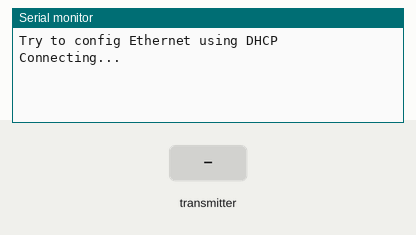
A sketch run on a simulated Arduino Mega 2560, built with avr-gcc and run on an emulated ATmega2560. On the bench: the last lines printed to the serial monitor. The test bench sets the inputs (shaded band). WiFi joins after 1.5 s; servers stay silent unless stated; no radio packets arrive unless stated.

Above: at 2.8 s.
2.9 s: the transmitter starts sending got_isla.0 = 0
At 3.07 s:
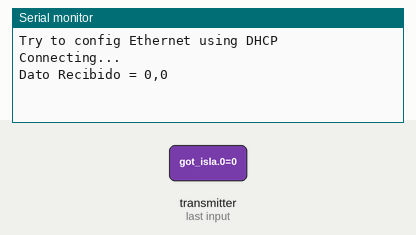
4.6 s: the transmitter starts sending got_isla.1 = 1023
At 4.85 s:
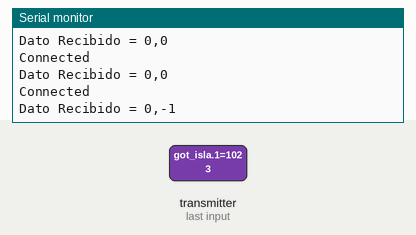
7.6 s: the transmitter starts sending got_isla.0 = 1023
At 7.97 s:
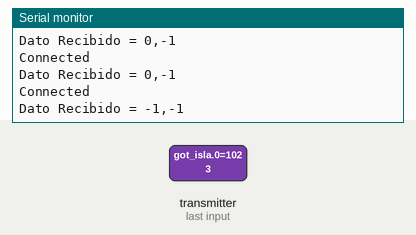
9.1 s: the transmitter starts sending got_isla.1 = 0
At 9.31 s:
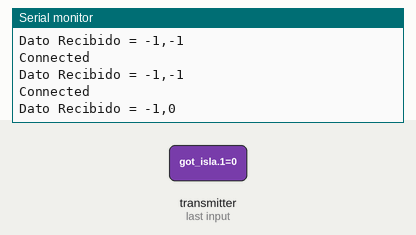

The sketch:

nodo-central.ino
```cpp
/*
http://www.prometec.net/nrf2401/
https://www.arduino.cc/en/Tutorial/WebClientRepeating
 */
/**
 * Dependencias módulo de Ethernet
 */
#include <Ethernet.h>
#include <SPI.h>
/*Fin*/

/**
 * Dependencias módulo RF
 */
#include "RF24.h"
#include "nRF24L01.h"
#include <SPI.h>
/*Fin*/

/**
 * Variables módulo de Ethernet
 */
// Enter a MAC address for your controller below.
// Newer Ethernet shields have a MAC address printed on a sticker on the shield
byte mac[] = {0xDE, 0xBD, 0xBE, 0xEF, 0xFE, 0xED};
// if you don't want to use DNS (and reduce your sketch size)
// use the numeric IP instead of the name for the server:
// IPAddress server(10, 145, 20, 62); // numeric IP for Google (no DNS)
IPAddress server(10, 145, 20, 71);
// char server[] = "192.168.1.238";    // name address for Google (using DNS)
// IP Servicio Web Destino de Datos

// Set the static IP address to use if the DHCP fails to assign
IPAddress ip(10, 200, 101, 101); // IP Arduino

// Initialize the Ethernet client library
// with the IP address and port of the server
// that you want to connect to (port 80 is default for HTTP):
EthernetClient client;
/*Fin*/

/**
 * Variables Módulo RF
 */
RF24 radio(9, 53);
const uint64_t pipes[2] = {0xF0F0F0F0E1LL, 0xF0F0F0F0D2LL};
/*Fin*/

void setup() {
  configSerial();
  configEthernet();
  // sendDataEthernet();
  configRF();
}

void configSerial() {
  // Open serial communications and wait for port to open:
  Serial.begin(9600);
  while (!Serial) {
    ; // wait for serial port to connect. Needed for Leonardo only
  }
}

void configEthernet() {
  // start the Ethernet connection:
  Serial.println("Try to config Ethernet using DHCP");
  if (Ethernet.begin(mac) == 0) {
    Serial.println("Failed to configure Ethernet using DHCP");
    // no point in carrying on, so do nothing forevermore:
    // try to congifure using IP address instead of DHCP:
    Ethernet.begin(mac, ip);
  }
  // give the Ethernet shield a second to initialize:
  delay(100);
  Serial.println("Connecting...");
}

void configRF() {
  pinMode(53, OUTPUT);
  radio.begin();
  radio.setRetries(15, 15);
  // radio.setPayloadSize(8);
  radio.startListening();
  radio.openWritingPipe(pipes[1]);
  radio.openReadingPipe(1, pipes[0]);
}

void sendDataEthernet(int valor, int valor2) {
  // close any connection before send a new request.
  // This will free the socket on the WiFi shield
  client.stop();
  if (client.connect(server, 8085)) {
    Serial.println("Connected");
    // Make a HTTP request:
    client.println("GET "
                   "/parking-change"
                   "?id=" +
                   String(valor) + "&st=" + String(valor2) + " HTTP/1.1");
    // client.println("Host: 10.145.20.62");
    // client.println("Host: 10.145.20.71");
    client.println("Connection: close");
    client.println();
  } else {
    // kf you didn't get a connection to the server:
    Serial.println("Connection failed");
  }
  // interactEthernet();
  // readEthernet();
}

void readEthernet() {
  if (client.available()) {
    char c = client.read();
    Serial.print(c);
  }
}

void loop() {
  // interactEthernet();
  interactRF();
  // sendDataEthernet(10, 1);
}

void interactEthernet() {
  // if there are incoming bytes available
  // from the server, read them and print them:
  if (client.available()) {
    char c = client.read();
    Serial.print(c);
  }

  // if the server's disconnected, stop the client:
  if (!client.connected()) {
    Serial.println();
    Serial.println("Disconnecting...");
    client.stop();
    // sendDataEthernet();
    // do nothing forevermore:
    // while(true);
  }
}

void interactRF() {
  if (radio.available()) { // Si hay datos disponibles
    char got_isla[2];
    bool done = false;
    while (!done) {
      // Espera aqui hasta recibir algo

      done = radio.read(&got_isla, 2);
      Serial.print("Dato Recibido = ");
      Serial.print((int)got_isla[0]);
      Serial.print(",");
      Serial.println((int)got_isla[1]);
      delay(20); // Para dar tiempo al emisor
    }

    // radio.stopListening(); // Dejamos d escuchar para poder hablar
    //
    // radio.write(&got_isla, 2);
    // Serial.println("Enviando Respuesta");
    // radio.startListening(); // Volvemos a la escucha para recibir mas
    // paquetes
    sendDataEthernet(got_isla[0], got_isla[1]); // Se envía get
  }
}
```

Measured:
- after the input at 2.9 s, the serial monitor: prints a new line at once (image 1)
- after the input at 4.6 s, the serial monitor: prints a new line after 0.09 s (image 2)
- after the input at 7.6 s, the serial monitor: prints a new line after 0.21 s (image 3)
- after the input at 9.1 s, the serial monitor: prints a new line after 0.05 s (image 4)
